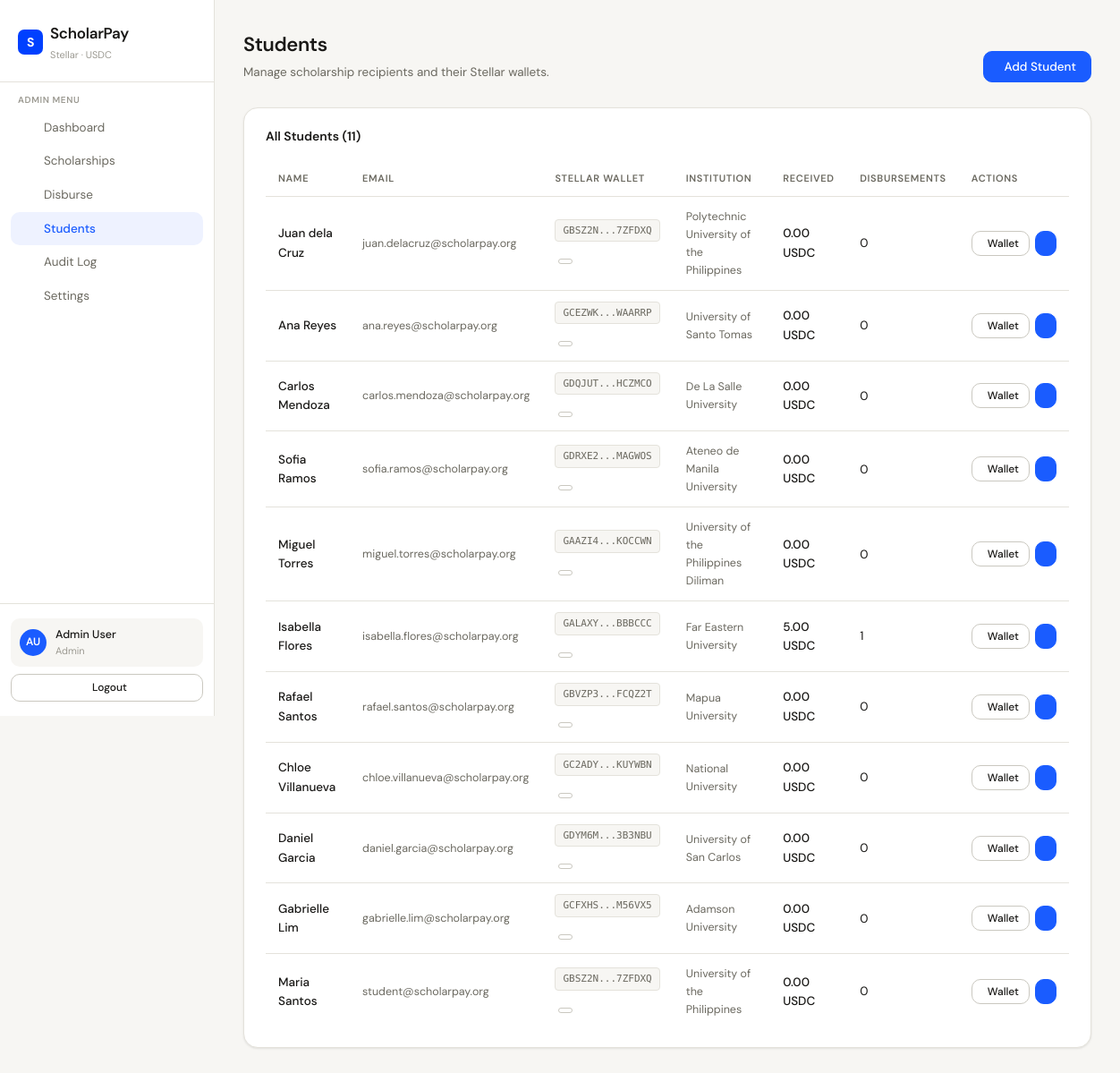
Screenshot of /scholarpay/admin/students.php (signed in) with the database file from the repository.
### tables this page shows
CREATE TABLE `users` (
  `id` int(11) NOT NULL,
  `name` varchar(150) NOT NULL,
  `email` varchar(150) NOT NULL,
  `password` varchar(255) NOT NULL,
  `role` enum('admin','student') NOT NULL DEFAULT 'student',
  `stellar_address` varchar(60) DEFAULT NULL COMMENT 'Stellar wallet public key',
  `institution` varchar(200) DEFAULT NULL,
  `created_at` timestamp NOT NULL DEFAULT current_timestamp(),
  `updated_at` timestamp NOT NULL DEFAULT current_timestamp() ON UPDATE current_timestamp()
);

### scholarpay/admin/students.php (the view, shortened to what this page needs)
<?php
require_once ROOT . '/includes/layout.php';
$db = getDB();
$students = $db->query("
    SELECT u.*,
           (SELECT COUNT(*) FROM disbursements WHERE student_id = u.id AND status='confirmed') AS disbursement_count,
           (SELECT COALESCE(SUM(amount),0) FROM disbursements WHERE student_id = u.id AND status='confirmed') AS total_received
    FROM users u WHERE role='student'
    ORDER BY u.created_at DESC
")->fetchAll();
?>
<div class="page-header" style="display:flex;justify-content:space-between;align-items:flex-end">
  <div>
    <h1 class="page-title">Students</h1>
    <p class="page-subtitle">Manage scholarship recipients and their Stellar wallets.</p>
  </div>
  <button class="btn btn-primary" onclick="toggleForm('add-form')">
    <i class="ti ti-user-plus"></i> Add Student
  </button>
</div>
<div class="card">
  <div class="card-header">
    <span class="card-title">All Students (<?= count($students) ?>)</span>
  </div>
  <?php if (empty($students)): ?>
    <div class="empty-state">
      <div class="empty-icon"><i class="ti ti-users"></i></div>
      <p>No students yet. Add your first student above.</p>
    </div>
  <?php else: ?>
  <div class="table-wrap">
    <table>
      <thead>
        <tr>
          <th>Name</th>
          <th>Email</th>
          <th>Stellar Wallet</th>
          <th>Institution</th>
          <th>Received</th>
          <th>Disbursements</th>
          <th>Actions</th>
        </tr>
      </thead>
      <tbody>
        <?php foreach ($students as $st): ?>
        <tr>
          <td style="font-weight:500"><?= htmlspecialchars($st['name']) ?></td>
          <td style="font-size:12.5px;color:var(--text-muted)"><?= htmlspecialchars($st['email']) ?></td>
          <td>
            <?php if ($st['stellar_address']): ?>
              <span data-stellar="<?= htmlspecialchars($st['stellar_address']) ?>"></span>
            <?php else: ?>
              <span style="color:var(--warning);font-size:12px"><i class="ti ti-alert-triangle"></i> No wallet</span>
            <?php endif; ?>
          </td>
          <td style="font-size:12.5px;color:var(--text-muted)"><?= htmlspecialchars($st['institution'] ?? '—') ?></td>
          <td style="font-weight:500"><?= number_format($st['total_received']/10000000,2) ?> USDC</td>
          <td><?= $st['disbursement_count'] ?></td>
          <td>
            <div style="display:flex;gap:6px">
              <button class="btn btn-sm btn-outline" onclick="openWalletEdit(<?= $st['id'] ?>, '<?= htmlspecialchars($st['stellar_address'] ?? '') ?>', '<?= htmlspecialchars($st['name']) ?>')">
                <i class="ti ti-wallet"></i> Wallet
              </button>
              <a href="/scholarpay/admin/disburse.php" class="btn btn-sm btn-primary">
              </a>
            </div>
          </td>
        </tr>
        <?php endforeach; ?>
      </tbody>
    </table>
  </div>
  <?php endif; ?>
</div>

### scholarpay/assets/css/app.css (style rules this page uses)
:root { --bg: #f7f6f3; --surface: #ffffff; --border: #e4e2db; --border-mid: #cac8c0; --text: #1a1917; --text-muted: #6b6960; --text-hint: #9c9a92; --accent: #1a5cff; --accent-bg: #eef2ff; --accent-dim: #dae2ff; --success: #16a34a; --success-bg: #f0fdf4; --danger: #dc2626; --danger-bg: #fef2f2; --warning: #d97706; --warning-bg: #fffbeb; --stellar: #0040ff; --usdc: #2775ca; --radius: 10px; --radius-lg: 16px; --shadow: 0 1px 3px rgba(0,0,0,0.06), 0 1px 2px rgba(0,0,0,0.04); --shadow-md: 0 4px 16px rgba(0,0,0,0.08); --font: 'DM Sans', sans-serif; --mono: 'DM Mono', monospace; }
* { box-sizing: border-box; margin: 0; padding: 0; }
html { font-size: 15px; }
body { font-family: var(--font); background: var(--bg); color: var(--text); line-height: 1.6; min-height: 100vh; }
.page-header { margin-bottom: 28px; }
.page-title { font-size: 22px; font-weight: 600; letter-spacing: -0.4px; color: var(--text); }
.page-subtitle { font-size: 13.5px; color: var(--text-muted); margin-top: 3px; }
.card { background: var(--surface); border: 1px solid var(--border); border-radius: var(--radius-lg); padding: 20px 24px; box-shadow: var(--shadow); }
.card-header { display: flex; align-items: center; justify-content: space-between; margin-bottom: 18px; }
.card-title { font-size: 14px; font-weight: 600; color: var(--text); }
.table-wrap { overflow-x: auto; }
table { width: 100%; border-collapse: collapse; font-size: 13.5px; }
thead th { text-align: left; padding: 10px 14px; font-size: 11px; font-weight: 600; text-transform: uppercase; letter-spacing: 0.06em; color: var(--text-muted); border-bottom: 1px solid var(--border); white-space: nowrap; }
tbody td { padding: 12px 14px; border-bottom: 1px solid var(--border); vertical-align: middle; }
tbody tr:last-child td { border-bottom: none; }
.btn { display: inline-flex; align-items: center; justify-content: center; gap: 6px; padding: 8px 16px; border-radius: var(--radius); font-size: 13.5px; font-weight: 500; font-family: var(--font); cursor: pointer; border: 1px solid transparent; transition: all 0.12s; text-decoration: none; white-space: nowrap; }
.btn-primary { background: var(--accent); color: white; border-color: var(--accent); }
.btn-outline { background: white; color: var(--text); border-color: var(--border-mid); }
.btn-sm { padding: 5px 11px; font-size: 12px; }

### rows the page displays
users: name "Juan dela Cruz", email "juan.delacruz@scholarpay.org", institution "Polytechnic University of the Philippines", total_received "0.00", disbursement_count "0"
users: name "Ana Reyes", email "ana.reyes@scholarpay.org", institution "University of Santo Tomas", total_received "0.00", disbursement_count "0"
users: name "Carlos Mendoza", email "carlos.mendoza@scholarpay.org", institution "De La Salle University", total_received "0.00", disbursement_count "0"
users: name "Sofia Ramos", email "sofia.ramos@scholarpay.org", institution "Ateneo de Manila University", total_received "0.00", disbursement_count "0"
users: name "Miguel Torres", email "miguel.torres@scholarpay.org", institution "University of the Philippines Diliman", total_received "0.00", disbursement_count "0"
users: name "Isabella Flores", email "isabella.flores@scholarpay.org", institution "Far Eastern University", total_received "5.00", disbursement_count "1"
users: name "Rafael Santos", email "rafael.santos@scholarpay.org", institution "Mapua University", total_received "0.00", disbursement_count "0"
users: name "Chloe Villanueva", email "chloe.villanueva@scholarpay.org", institution "National University", total_received "0.00", disbursement_count "0"
users: name "Daniel Garcia", email "daniel.garcia@scholarpay.org", institution "University of San Carlos", total_received "0.00", disbursement_count "0"
users: name "Gabrielle Lim", email "gabrielle.lim@scholarpay.org", institution "Adamson University", total_received "0.00", disbursement_count "0"
users: name "Maria Santos", email "student@scholarpay.org", institution "University of the Philippines", total_received "0.00", disbursement_count "0"

### other values shown
$roleLabel "ADMIN"
$label "Dashboard"
$label "Scholarships"
$label "Disburse"
$label "Students"
$label "Audit Log"
$label "Settings"
$initials "AU"
$user['name'] "Admin User"
$user['role'] "Admin"
count($students) "11"
